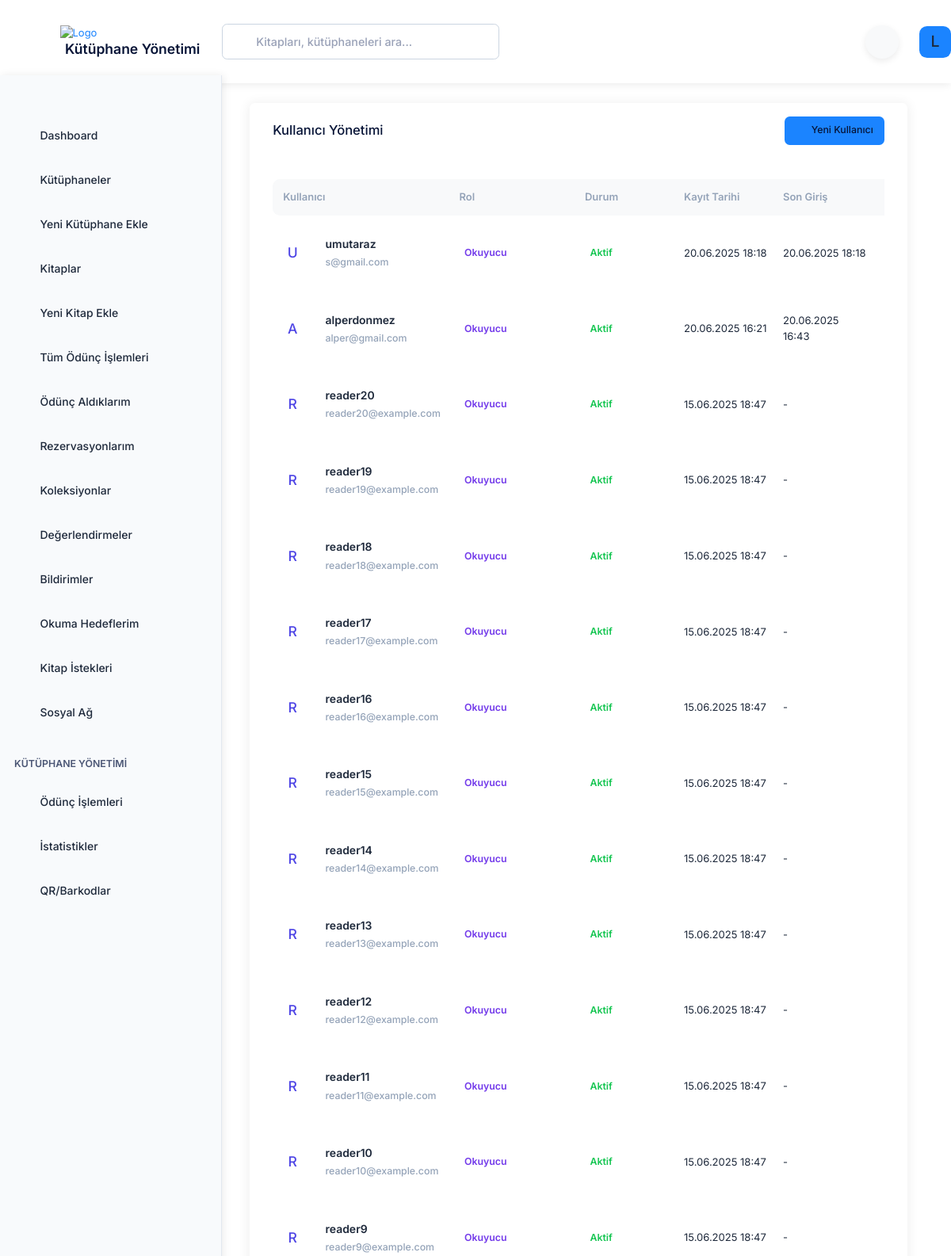
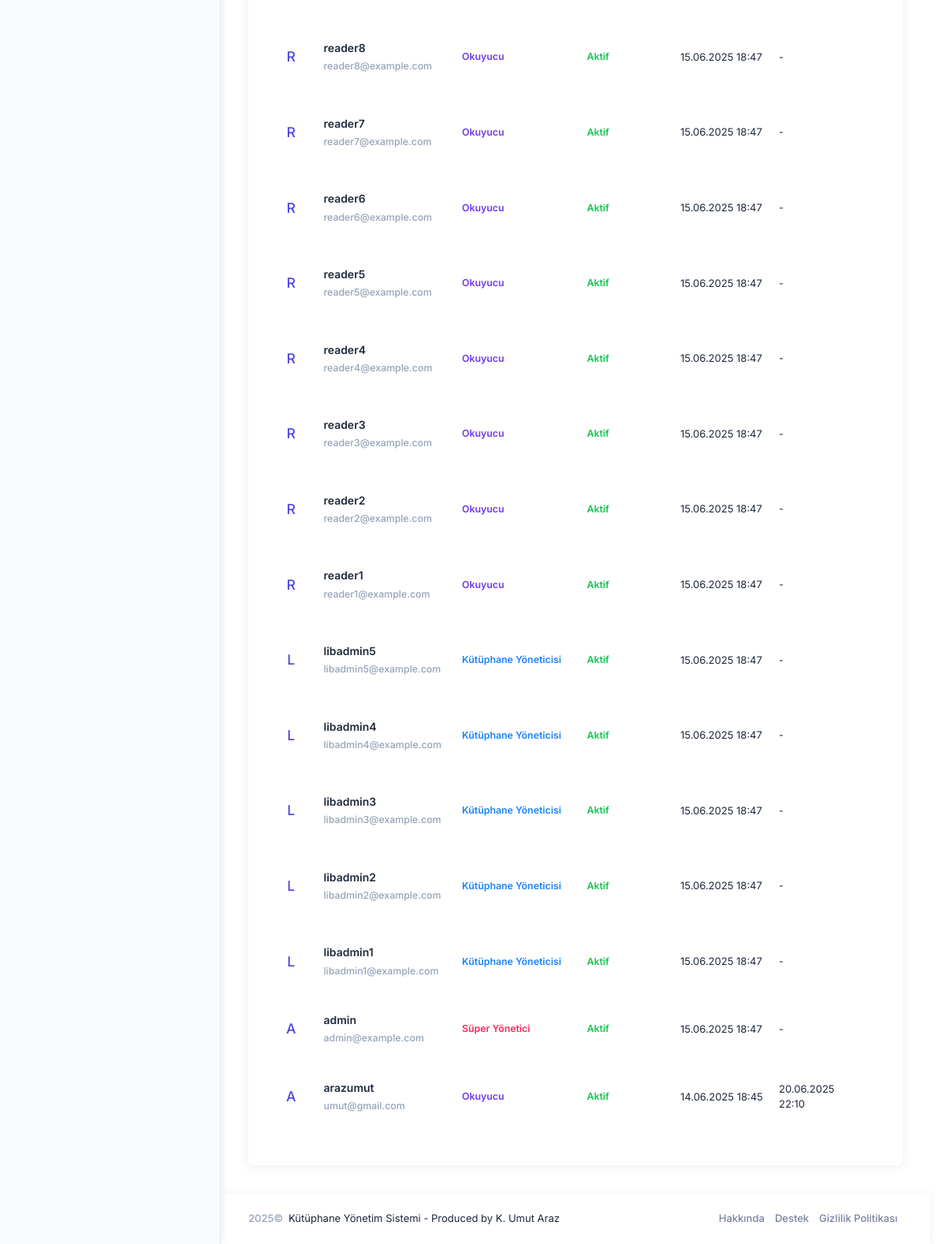
The page /accounts/admin/users/ (signed in) on the database its author committed (2 pictures, top to bottom).
### accounts/models.py (models this page shows, shortened)
class User(AbstractUser):
    USER_TYPE_CHOICES = (
        ('super_admin', 'Süper Yönetici'),
        ('library_admin', 'Kütüphane Yöneticisi'),
        ('reader', 'Okuyucu'),
    )
    user_type = models.CharField(
        'Kullanıcı Tipi',
        max_length=20,
        choices=USER_TYPE_CHOICES,
        default='reader',
        help_text='Kullanıcı hesabının tipini belirler.',
    )
    profile_picture = models.ImageField('Profil Resmi', upload_to='profile_pictures/', null=True, blank=True)
    phone_number = models.CharField('Telefon Numarası', max_length=20, blank=True, null=True)
    address = models.TextField('Adres', blank=True, null=True)
    class Meta:
        verbose_name = 'kullanıcı'
        verbose_name_plural = 'kullanıcılar'
    @property
    def is_super_admin(self):
        return self.user_type == 'super_admin'
    @property
    def is_library_admin(self):
        return self.user_type == 'library_admin'

### accounts/views.py (the view, shortened to what this page needs)
# urls.py: path('admin/users/', views.admin_user_management, name='admin_user_management'),
@login_required
def admin_user_management(request):
    from django.contrib.auth import get_user_model
    User = get_user_model()
    users = User.objects.all().order_by('-date_joined')
    context = {
        'active_menu': 'admin_users',
        'users': users
    }
    return render(request, 'accounts/admin_user_management.html', context)

### library_management/context_processors.py (called while the page is built)
def user(request):
    if request.path.startswith('/admin/'):
        return {}
    if hasattr(request, 'user') and request.user.is_authenticated:
        return {}  # Don't add anything, Django's auth context processor handles this
    return {'user': DummyUser()}

### templates/accounts/admin_user_management.html (shortened to what this page needs)
{% extends 'layouts/base.html' %}
{% load static %}
{% block content %}
<div class="card shadow-sm">
    <div class="card-header">
        <h3 class="card-title">Kullanıcı Yönetimi</h3>
        <div class="card-toolbar">
            <a href="{% url 'accounts:register' %}" class="btn btn-sm btn-primary">
                <i class="ki-duotone ki-plus fs-2"></i>Yeni Kullanıcı
            </a>
        </div>
    </div>
    <div class="card-body">
        <div class="table-responsive">
            <table id="users-table" class="table table-hover align-middle gs-0 gy-4">
                <thead>
                    <tr class="fw-bold text-muted bg-light">
                        <th class="ps-4 min-w-200px rounded-start">Kullanıcı</th>
                        <th class="min-w-125px">Rol</th>
                        <th class="min-w-125px">Durum</th>
                        <th class="min-w-125px">Kayıt Tarihi</th>
                        <th class="min-w-125px">Son Giriş</th>
                        <th class="min-w-200px text-end rounded-end pe-4">İşlemler</th>
                    </tr>
                </thead>
                <tbody>
                    {% for user in users %}
                    <tr>
                        <td>
                            <div class="d-flex align-items-center">
                                <div class="symbol symbol-50px me-5">
                                    {% if user.profile_picture %}
                                    <img src="{{ user.profile_picture.url }}" alt="{{ user.username }}" />
                                    {% else %}
                                    <div class="symbol-label fs-3 bg-light-primary text-primary">{{ user.username|first|upper }}</div>
                                    {% endif %}
                                </div>
                                <div class="d-flex justify-content-start flex-column">
                                    <a href="#" class="text-dark fw-bold text-hover-primary mb-1 fs-6">{{ user.username }}</a>
                                    <span class="text-muted fw-semibold text-muted d-block fs-7">{{ user.email }}</span>
                                </div>
                            </div>
                        </td>
                        <td>
                            {% if user.is_super_admin %}
                            <span class="badge badge-light-danger fs-7 fw-bold">Süper Yönetici</span>
                            {% elif user.is_library_admin %}
                            <span class="badge badge-light-primary fs-7 fw-bold">Kütüphane Yöneticisi</span>
                            {% else %}
                            <span class="badge badge-light-info fs-7 fw-bold">Okuyucu</span>
                            {% endif %}
                        </td>
                        <td>
                            {% if user.is_active %}
                            <span class="badge badge-light-success fs-7 fw-bold">Aktif</span>
                            {% else %}
                            <span class="badge badge-light-warning fs-7 fw-bold">Beklemede</span>
                            {% endif %}
                        </td>
                        <td>{{ user.date_joined|date:"d.m.Y H:i" }}</td>
                        <td>{{ user.last_login|date:"d.m.Y H:i"|default:"-" }}</td>
                        <td class="text-end">
                        </td>
                    </tr>
                    {% endfor %}
                </tbody>
            </table>
        </div>
    </div>
</div>
{% endblock %}

### templates/includes/header.html (shortened to what this page needs)
{% load static %}
<div id="kt_app_header" class="app-header d-flex flex-column flex-stack">
    <div class="d-flex flex-stack flex-grow-1">
        <div class="app-header-logo d-flex align-items-center ps-lg-12" id="kt_app_header_logo">
            <div id="kt_app_sidebar_toggle"
                class="app-sidebar-toggle btn btn-sm btn-icon bg-body btn-color-gray-500 btn-active-color-primary w-30px h-30px ms-n2 me-4 d-none d-lg-flex"
                data-kt-toggle="true" data-kt-toggle-state="active" data-kt-toggle-target="body"
                data-kt-toggle-name="app-sidebar-minimize">
                <i class="ki-outline ki-abstract-14 fs-3 mt-1"></i>
            </div>
            <a href="{% url 'dashboard' %}" class="app-sidebar-logo">
                <img src="{% static 'media/logos/arazumut_logo.svg' %}" alt="Logo" class="h-50px" /> <br>
                <span class="ms-2 h3 fw-bold">Kütüphane Yönetimi</span>
            </a>
        </div>
        <div class="app-navbar flex-grow-1 justify-content-end" id="kt_app_header_navbar">
            <div class="app-navbar-item d-flex align-items-stretch flex-lg-grow-1">
                <div id="kt_header_search" class="header-search d-flex align-items-center w-lg-350px"
                    data-kt-search-keypress="true" data-kt-search-min-length="2" data-kt-search-enter="enter"
                    data-kt-search-layout="menu" data-kt-search-responsive="true" data-kt-menu-trigger="auto"
                    data-kt-menu-permanent="true" data-kt-menu-placement="bottom-start">
                    <form action="{% url 'search' %}" method="GET" data-kt-search-element="form" class="d-none d-lg-block w-100 position-relative mb-5 mb-lg-0"
                        autocomplete="off">
                        <i
                            class="ki-outline ki-magnifier search-icon fs-2 text-gray-500 position-absolute top-50 translate-middle-y ms-5"></i>
                        <input type="text" class="search-input form-control form-control border h-lg-45px ps-13"
                            name="q" value="{{ request.GET.q|default:'' }}" placeholder="Kitapları, kütüphaneleri ara..." data-kt-search-element="input" />
                    </form>
                </div>
            </div>
            <div class="app-navbar-item me-3">
                <button class="theme-toggle" onclick="toggleTheme()" type="button" title="Temayı değiştir" aria-label="Tema değiştir">
                    <i class="fas fa-moon"></i>
                </button>
            </div>
            <div class="app-navbar-item ms-3 ms-lg-5" id="kt_header_user_menu_toggle">
                <div class="cursor-pointer symbol symbol-35px symbol-md-40px"
                    data-kt-menu-trigger="{default: 'click', lg: 'hover'}" data-kt-menu-attach="parent"
                    data-kt-menu-placement="bottom-end">
                    {% if user.profile_picture %}
                    <img src="{{ user.profile_picture.url }}" alt="user" />
                    {% else %}
                    <div class="symbol-label fs-2 bg-primary text-white">
                        {{ user.username|first|upper }}
                    </div>
                    {% endif %}
                </div>
            </div>
        </div>
    </div>
</div>

### assets/css/themes.css (style rules this page uses)
:root { --bg-primary: #ffffff; --bg-secondary: #f8f9fa; --bg-tertiary: #f0f4f8; --text-primary: #1e293b; --text-secondary: #64748b; --text-muted: #94a3b8; --border-color: #e2e8f0; --accent-color: #4f46e5; --accent-hover: #4338ca; --success-color: #10b981; --danger-color: #ef4444; --warning-color: #f59e0b; --info-color: #0ea5e9; --shadow-color: rgba(0, 0, 0, 0.08); --card-bg: #ffffff; --navbar-bg: #ffffff; --sidebar-bg: #f8fafc; --input-bg: #ffffff; --input-border: #cbd5e1; --btn-secondary-bg: #f1f5f9; --btn-secondary-color: #334155; --modal-bg: #ffffff; --dropdown-link-hover: #f1f5f9; --toggle-bg: #e2e8f0; --toggle-dot: #ffffff; }
body { background-color: var(--bg-primary); color: var(--text-primary); transition: background-color 0.4s ease, color 0.4s ease; }
.card, .modal-content { background-color: var(--card-bg); border-color: var(--border-color); box-shadow: 0 4px 12px var(--shadow-color); transition: transform 0.2s ease, box-shadow 0.2s ease; border-radius: 0.5rem; overflow: hidden; }
.app-header, .app-footer { background-color: var(--navbar-bg); border-color: var(--border-color); box-shadow: 0 2px 10px var(--shadow-color); backdrop-filter: blur(10px); -webkit-backdrop-filter: blur(10px); }
.form-control, .form-select { background-color: var(--input-bg); border-color: var(--input-border); color: var(--text-primary); border-radius: 0.5rem; transition: all 0.3s ease; }
.table { color: var(--text-primary); border-radius: 0.5rem; overflow: hidden; }
.table th { background-color: var(--bg-secondary); color: var(--text-primary); font-weight: 600; }
.btn { border-radius: 0.5rem; transition: all 0.3s ease; font-weight: 500; box-shadow: 0 2px 4px var(--shadow-color); }
.btn-primary { background-color: var(--accent-color); border-color: var(--accent-color); color: white; }
.text-dark { color: var(--text-primary) !important; }
.text-muted { color: var(--text-muted) !important; }
.text-primary { color: var(--accent-color) !important; }
.bg-light { background-color: var(--bg-secondary) !important; }
.border { border-color: var(--border-color) !important; }
.theme-toggle { cursor: pointer; padding: 0.5rem; border-radius: 50%; background-color: var(--bg-secondary); color: var(--text-primary); border: none; display: flex; align-items: center; justify-content: center; width: 42px; height: 42px; transition: all 0.4s cubic-bezier(0.68, -0.55, 0.27, 1.55); position: relative; overflow: hidden; box-shadow: 0 3px 8px var(--shadow-color); }
.theme-toggle i { font-size: 1.2rem; transition: all 0.5s cubic-bezier(0.68, -0.55, 0.27, 1.55); }
.ki-outline, .fas, .far, .fab { color: var(--text-primary); transition: color 0.3s ease, transform 0.3s ease; }
.search-input { background-color: var(--input-bg) !important; color: var(--text-primary) !important; border-radius: 0.5rem; transition: all 0.3s ease; border: 1px solid var(--input-border) !important; }
*, *::before, *::after { transition: background-color 0.4s ease, border-color 0.4s ease, color 0.4s ease, box-shadow 0.4s ease, transform 0.3s ease; }
:root { --accent-color-rgb: 79, 70, 229; }
body { background-attachment: fixed; }

### rows shown on the page
User: username|first "L", username "libadmin2", email "libadmin2@example.com", user_type "Kütüphane Yöneticisi", is_active "Aktif", date_joined "15.06.2025 18:47", last_login "-"
User: username|first "U", username "umutaraz", email "s@gmail.com", user_type "Okuyucu", is_active "Aktif", date_joined "20.06.2025 18:18", last_login "20.06.2025 18:18"
User: username|first "A", username "alperdonmez", email "alper@gmail.com", user_type "Okuyucu", is_active "Aktif", date_joined "20.06.2025 16:21", last_login "20.06.2025 16:43"
User: username|first "R", username "reader20", email "reader20@example.com", user_type "Okuyucu", is_active "Aktif", date_joined "15.06.2025 18:47", last_login "-"
User: username|first "R", username "reader19", email "reader19@example.com", user_type "Okuyucu", is_active "Aktif", date_joined "15.06.2025 18:47", last_login "-"
User: username|first "R", username "reader18", email "reader18@example.com", user_type "Okuyucu", is_active "Aktif", date_joined "15.06.2025 18:47", last_login "-"
User: username|first "R", username "reader17", email "reader17@example.com", user_type "Okuyucu", is_active "Aktif", date_joined "15.06.2025 18:47", last_login "-"
User: username|first "R", username "reader16", email "reader16@example.com", user_type "Okuyucu", is_active "Aktif", date_joined "15.06.2025 18:47", last_login "-"
User: username|first "R", username "reader15", email "reader15@example.com", user_type "Okuyucu", is_active "Aktif", date_joined "15.06.2025 18:47", last_login "-"
User: username|first "R", username "reader14", email "reader14@example.com", user_type "Okuyucu", is_active "Aktif", date_joined "15.06.2025 18:47", last_login "-"
User: username|first "R", username "reader13", email "reader13@example.com", user_type "Okuyucu", is_active "Aktif", date_joined "15.06.2025 18:47", last_login "-"
User: username|first "R", username "reader12", email "reader12@example.com", user_type "Okuyucu", is_active "Aktif", date_joined "15.06.2025 18:47", last_login "-"
User: username|first "R", username "reader11", email "reader11@example.com", user_type "Okuyucu", is_active "Aktif", date_joined "15.06.2025 18:47", last_login "-"
User: username|first "R", username "reader10", email "reader10@example.com", user_type "Okuyucu", is_active "Aktif", date_joined "15.06.2025 18:47", last_login "-"
User: username|first "R", username "reader9", email "reader9@example.com", user_type "Okuyucu", is_active "Aktif", date_joined "15.06.2025 18:47", last_login "-"
User: username|first "R", username "reader8", email "reader8@example.com", user_type "Okuyucu", is_active "Aktif", date_joined "15.06.2025 18:47", last_login "-"
User: username|first "R", username "reader7", email "reader7@example.com", user_type "Okuyucu", is_active "Aktif", date_joined "15.06.2025 18:47", last_login "-"
User: username|first "R", username "reader6", email "reader6@example.com", user_type "Okuyucu", is_active "Aktif", date_joined "15.06.2025 18:47", last_login "-"
User: username|first "R", username "reader5", email "reader5@example.com", user_type "Okuyucu", is_active "Aktif", date_joined "15.06.2025 18:47", last_login "-"
User: username|first "R", username "reader4", email "reader4@example.com", user_type "Okuyucu", is_active "Aktif", date_joined "15.06.2025 18:47", last_login "-"
User: username|first "R", username "reader3", email "reader3@example.com", user_type "Okuyucu", is_active "Aktif", date_joined "15.06.2025 18:47", last_login "-"
User: username|first "R", username "reader2", email "reader2@example.com", user_type "Okuyucu", is_active "Aktif", date_joined "15.06.2025 18:47", last_login "-"
User: username|first "R", username "reader1", email "reader1@example.com", user_type "Okuyucu", is_active "Aktif", date_joined "15.06.2025 18:47", last_login "-"
User: username|first "L", username "libadmin5", email "libadmin5@example.com", user_type "Kütüphane Yöneticisi", is_active "Aktif", date_joined "15.06.2025 18:47", last_login "-"
User: username|first "L", username "libadmin4", email "libadmin4@example.com", user_type "Kütüphane Yöneticisi", is_active "Aktif", date_joined "15.06.2025 18:47", last_login "-"
User: username|first "L", username "libadmin3", email "libadmin3@example.com", user_type "Kütüphane Yöneticisi", is_active "Aktif", date_joined "15.06.2025 18:47", last_login "-"
User: username|first "L", username "libadmin1", email "libadmin1@example.com", user_type "Kütüphane Yöneticisi", is_active "Aktif", date_joined "15.06.2025 18:47", last_login "-"
User: username|first "A", username "admin", email "admin@example.com", user_type "Süper Yönetici", is_active "Aktif", date_joined "15.06.2025 18:47", last_login "-"
User: username|first "A", username "arazumut", email "umut@gmail.com", user_type "Okuyucu", is_active "Aktif", date_joined "14.06.2025 18:45", last_login "20.06.2025 22:10"
